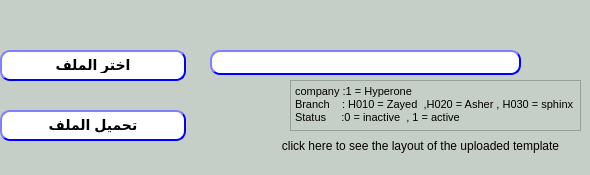
<?xml version="1.0" encoding="UTF-8"?>
<ui version="4.0">
 <class>Dialog</class>
 <widget class="QDialog" name="Dialog">
  <property name="geometry">
   <rect>
    <x>0</x>
    <y>0</y>
    <width>590</width>
    <height>175</height>
   </rect>
  </property>
  <property name="windowTitle">
   <string>تحميل أصناف هدايا </string>
  </property>
  <property name="styleSheet">
   <string notr="true">background-color: rgb(198, 207, 199);

            </string>
  </property>
  <widget class="QPushButton" name="BTN_load">
   <property name="geometry">
    <rect>
     <x>0</x>
     <y>110</y>
     <width>186</width>
     <height>31</height>
    </rect>
   </property>
   <property name="styleSheet">
    <string notr="true">QPushButton{
                                        background-color: white;
                                        border-style: outset;
                                        border-width: 2px;
                                        border-radius: 10px;
                                        border-color: blue;
                                        font: bold 14px;
                                        min-width:6em;
 padding: 6px;
                                       }
                                        QPushButton:hover {
                                        background: qradialgradient(
                                        cx: 0.3, cy: -0.4, fx: 0.3, fy: -0.4,
                                        radius: 1.35, stop: 0 #fff, stop: 1 #bbb
                                        );
                                        }
                                        QPushButton:pressed {
                                        border-style: inset;
                                        background: qradialgradient(
                                        cx: 0.4, cy: -0.1, fx: 0.4, fy: -0.1,
                                        radius: 1.35, stop: 0 #fff, stop: 1 #ddd
                                        );
                                        }
                                    </string>
   </property>
   <property name="text">
    <string>تحميل الملف</string>
   </property>
  </widget>
  <widget class="QPushButton" name="BTN_browse">
   <property name="geometry">
    <rect>
     <x>0</x>
     <y>50</y>
     <width>186</width>
     <height>31</height>
    </rect>
   </property>
   <property name="styleSheet">
    <string notr="true">QPushButton{
                                        background-color: white;
                                        border-style: outset;
                                        border-width: 2px;
                                        border-radius: 10px;
                                        border-color: blue;
                                        font: bold 14px;
                                        min-width:6em;
 padding: 6px;
                                       }
                                        QPushButton:hover {
                                        background: qradialgradient(
                                        cx: 0.3, cy: -0.4, fx: 0.3, fy: -0.4,
                                        radius: 1.35, stop: 0 #fff, stop: 1 #bbb
                                        );
                                        }
                                        QPushButton:pressed {
                                        border-style: inset;
                                        background: qradialgradient(
                                        cx: 0.4, cy: -0.1, fx: 0.4, fy: -0.1,
                                        radius: 1.35, stop: 0 #fff, stop: 1 #ddd
                                        );
                                        }
                                    </string>
   </property>
   <property name="text">
    <string>اختر الملف</string>
   </property>
  </widget>
  <widget class="QLineEdit" name="LE_fileName">
   <property name="enabled">
    <bool>true</bool>
   </property>
   <property name="geometry">
    <rect>
     <x>210</x>
     <y>50</y>
     <width>311</width>
     <height>25</height>
    </rect>
   </property>
   <property name="styleSheet">
    <string notr="true">QLineEdit{
                                        background-color: white;
                                        border-style: outset;
                                        border-width: 2px;
                                        border-radius: 10px;
                                        border-color: blue;
                                        min-width: 6em;
                                        }
                                        QLineEdit:hover {
                                        background: qradialgradient(
                                        cx: 0.3, cy: -0.4, fx: 0.3, fy: -0.4,
                                        radius: 1.35, stop: 0 #fff, stop: 1 #bbb
                                        );
                                        }
                                       QLineEdit:pressed {
                                        border-style: inset;
                                        background: qradialgradient(
                                        cx: 0.4, cy: -0.1, fx: 0.4, fy: -0.1,
                                        radius: 1.35, stop: 0 #fff, stop: 1 #ddd
                                        );
                                        }
                                    </string>
   </property>
  </widget>
  <widget class="QPushButton" name="BTN_uploadTemp">
   <property name="geometry">
    <rect>
     <x>260</x>
     <y>130</y>
     <width>321</width>
     <height>31</height>
    </rect>
   </property>
   <property name="font">
    <font>
     <pointsize>9</pointsize>
     <italic>false</italic>
    </font>
   </property>
   <property name="styleSheet">
    <string notr="true"/>
   </property>
   <property name="text">
    <string>click here to see the layout of the uploaded template</string>
   </property>
   <property name="autoDefault">
    <bool>false</bool>
   </property>
   <property name="flat">
    <bool>true</bool>
   </property>
  </widget>
  <widget class="QTextEdit" name="textEdit">
   <property name="geometry">
    <rect>
     <x>290</x>
     <y>80</y>
     <width>291</width>
     <height>51</height>
    </rect>
   </property>
   <property name="html">
    <string>&lt;!DOCTYPE HTML PUBLIC &quot;-//W3C//DTD HTML 4.0//EN&quot; &quot;http://www.w3.org/TR/REC-html40/strict.dtd&quot;&gt;
&lt;html&gt;&lt;head&gt;&lt;meta name=&quot;qrichtext&quot; content=&quot;1&quot; /&gt;&lt;style type=&quot;text/css&quot;&gt;
p, li { white-space: pre-wrap; }
&lt;/style&gt;&lt;/head&gt;&lt;body style=&quot; font-family:'MS Shell Dlg 2'; font-size:8.25pt; font-weight:400; font-style:normal;&quot;&gt;
&lt;p style=&quot; margin-top:0px; margin-bottom:0px; margin-left:0px; margin-right:0px; -qt-block-indent:0; text-indent:0px;&quot;&gt;company :1 = Hyperone&lt;/p&gt;
&lt;p style=&quot; margin-top:0px; margin-bottom:0px; margin-left:0px; margin-right:0px; -qt-block-indent:0; text-indent:0px;&quot;&gt;Branch    : H010 = Zayed  ,H020 = Asher , H030 = sphinx&lt;/p&gt;
&lt;p style=&quot; margin-top:0px; margin-bottom:0px; margin-left:0px; margin-right:0px; -qt-block-indent:0; text-indent:0px;&quot;&gt;Status     :0 = inactive  , 1 = active&lt;/p&gt;&lt;/body&gt;&lt;/html&gt;</string>
   </property>
  </widget>
 </widget>
 <resources/>
 <connections/>
</ui>
